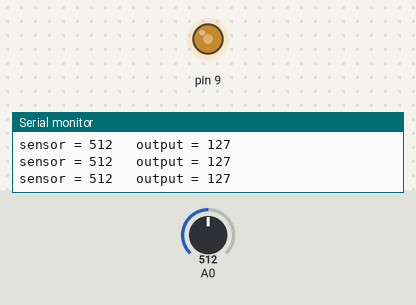
Simulated run of this sketch. Board: Arduino Uno, built with avr-gcc and run on an emulated ATmega328P. On the bench: output pins drawn as LEDs (lit = HIGH), the last lines printed to the serial monitor. The test bench sets the inputs (shaded band); at power-on: A0 = 512.

Above: at 1.3 s.
1.4 s: A0 set to 716
At 2.6 s:
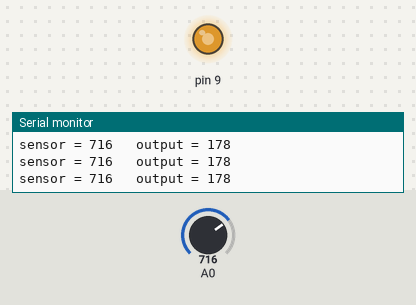
3.0 s: A0 set to 900
At 3.8 s:
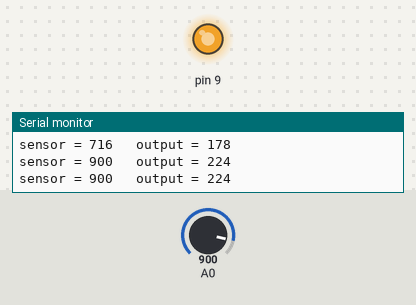
4.5 s: A0 set to 122
At 5.0 s:
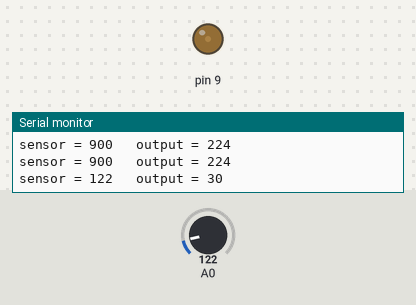
6.0 s: A0 set to 0
At 7.2 s:
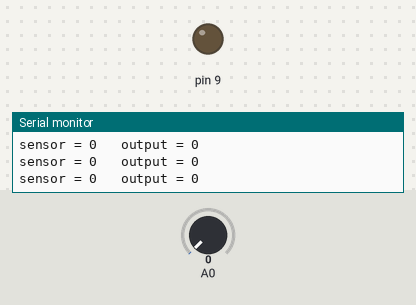
7.5 s: A0 set to 511
At 8.7 s:
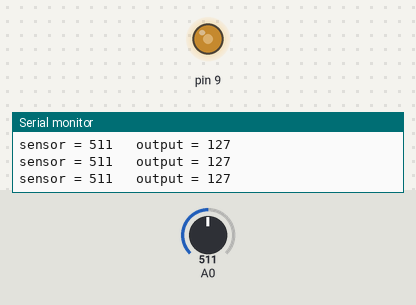
Timing chart, 0 to 10.0 s (numbered marks = the images above; inputs shaded):
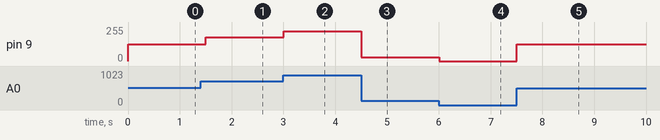

The sketch:

Analogue_in__Serial_Out.ino
```cpp
/*
  Analog input, analog output, serial output

  Reads an analog input pin, maps the result to a
  range from 0 to 255  and uses the result to set
  the pulsewidth modulation (PWM) of an output
  pin.  Also prints the results to the serial
  monitor.

  The circuit:
  * potentiometer connected to analog pin 0.
    Center pin of the potentiometer goes to the
    analog pin. side pins of the potentiometer go
    to +5V and ground
  * LED connected from digital pin 9 to ground

*/

int sensorValue = 0;

int outputValue = 0;

void setup()
{
  pinMode(A0, INPUT);
  pinMode(9, OUTPUT);
  Serial.begin(9600);

}

void loop()
{
  // read the analog in value:
  sensorValue = analogRead(A0);
  // map it to the range of the analog out:
  outputValue = map(sensorValue, 0, 1023, 0, 255);
  // change the analog out value (oherwise there is no output)
  analogWrite(9, outputValue);
  // print the results to the serial monitor:
  Serial.print("sensor = ");
  Serial.print(sensorValue);
  Serial.print("\t output = ");
  Serial.println(outputValue);
  // wait 2 milliseconds before the next loop for the
  // analog-to-digital converter to settle after the
  // last reading:
  delay(500); // Wait for 500 millisecond(s)
}
```

Measured:
- after the input at 1.4 s, pin 9: 127/255 → 178/255 after 0.10 s
- after the input at 3.0 s, pin 9: 178/255 → 224/255 at once
- after the input at 4.5 s, pin 9: 224/255 → 30/255 at once
- after the input at 6.0 s, pin 9: 30/255 → 0/255 at once
- after the input at 7.5 s, pin 9: 0/255 → 127/255 at once
